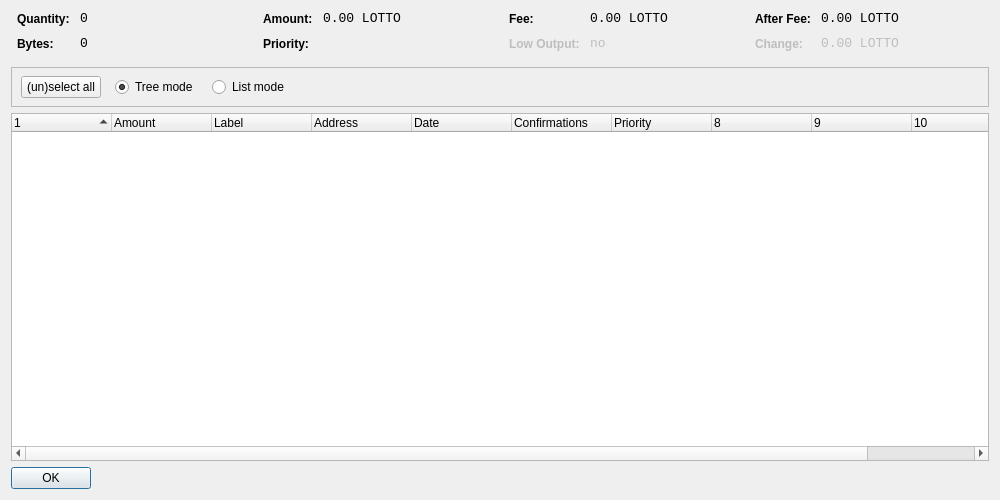
<?xml version="1.0" encoding="UTF-8"?>
<ui version="4.0">
 <class>CoinControlDialog</class>
 <widget class="QDialog" name="CoinControlDialog">
  <property name="geometry">
   <rect>
    <x>0</x>
    <y>0</y>
    <width>1000</width>
    <height>500</height>
   </rect>
  </property>
  <property name="windowTitle">
   <string>Coin Control</string>
  </property>
  <layout class="QVBoxLayout" name="verticalLayout">
   <item>
    <layout class="QHBoxLayout" name="horizontalLayoutTop" stretch="0,0,0,0">
     <property name="topMargin">
      <number>0</number>
     </property>
     <property name="bottomMargin">
      <number>10</number>
     </property>
     <item>
      <layout class="QFormLayout" name="formLayoutCoinControl1">
       <property name="horizontalSpacing">
        <number>10</number>
       </property>
       <property name="verticalSpacing">
        <number>10</number>
       </property>
       <property name="leftMargin">
        <number>6</number>
       </property>
       <property name="rightMargin">
        <number>6</number>
       </property>
       <item row="0" column="0">
        <widget class="QLabel" name="labelCoinControlQuantityText">
         <property name="styleSheet">
          <string notr="true">font-weight:bold;</string>
         </property>
         <property name="text">
          <string>Quantity:</string>
         </property>
        </widget>
       </item>
       <item row="0" column="1">
        <widget class="QLabel" name="labelCoinControlQuantity">
         <property name="font">
          <font>
           <family>Monospace</family>
           <pointsize>10</pointsize>
          </font>
         </property>
         <property name="cursor">
          <cursorShape>IBeamCursor</cursorShape>
         </property>
         <property name="contextMenuPolicy">
          <enum>Qt::ActionsContextMenu</enum>
         </property>
         <property name="text">
          <string notr="true">0</string>
         </property>
         <property name="textInteractionFlags">
          <set>Qt::LinksAccessibleByMouse|Qt::TextSelectableByKeyboard|Qt::TextSelectableByMouse</set>
         </property>
        </widget>
       </item>
       <item row="1" column="0">
        <widget class="QLabel" name="labelCoinControlBytesText">
         <property name="styleSheet">
          <string notr="true">font-weight:bold;</string>
         </property>
         <property name="text">
          <string>Bytes:</string>
         </property>
        </widget>
       </item>
       <item row="1" column="1">
        <widget class="QLabel" name="labelCoinControlBytes">
         <property name="font">
          <font>
           <family>Monospace</family>
           <pointsize>10</pointsize>
          </font>
         </property>
         <property name="cursor">
          <cursorShape>IBeamCursor</cursorShape>
         </property>
         <property name="contextMenuPolicy">
          <enum>Qt::ActionsContextMenu</enum>
         </property>
         <property name="text">
          <string notr="true">0</string>
         </property>
         <property name="textInteractionFlags">
          <set>Qt::LinksAccessibleByMouse|Qt::TextSelectableByKeyboard|Qt::TextSelectableByMouse</set>
         </property>
        </widget>
       </item>
      </layout>
     </item>
     <item>
      <layout class="QFormLayout" name="formLayoutCoinControl2">
       <property name="horizontalSpacing">
        <number>10</number>
       </property>
       <property name="verticalSpacing">
        <number>10</number>
       </property>
       <property name="leftMargin">
        <number>6</number>
       </property>
       <property name="rightMargin">
        <number>6</number>
       </property>
       <item row="0" column="0">
        <widget class="QLabel" name="labelCoinControlAmountText">
         <property name="styleSheet">
          <string notr="true">font-weight:bold;</string>
         </property>
         <property name="text">
          <string>Amount:</string>
         </property>
        </widget>
       </item>
       <item row="0" column="1">
        <widget class="QLabel" name="labelCoinControlAmount">
         <property name="font">
          <font>
           <family>Monospace</family>
           <pointsize>10</pointsize>
          </font>
         </property>
         <property name="cursor">
          <cursorShape>IBeamCursor</cursorShape>
         </property>
         <property name="contextMenuPolicy">
          <enum>Qt::ActionsContextMenu</enum>
         </property>
         <property name="text">
          <string notr="true">0.00 LOTTO</string>
         </property>
         <property name="textInteractionFlags">
          <set>Qt::LinksAccessibleByMouse|Qt::TextSelectableByKeyboard|Qt::TextSelectableByMouse</set>
         </property>
        </widget>
       </item>
       <item row="1" column="0">
        <widget class="QLabel" name="labelCoinControlPriorityText">
         <property name="styleSheet">
          <string notr="true">font-weight:bold;</string>
         </property>
         <property name="text">
          <string>Priority:</string>
         </property>
        </widget>
       </item>
       <item row="1" column="1">
        <widget class="QLabel" name="labelCoinControlPriority">
         <property name="font">
          <font>
           <family>Monospace</family>
           <pointsize>10</pointsize>
          </font>
         </property>
         <property name="cursor">
          <cursorShape>IBeamCursor</cursorShape>
         </property>
         <property name="contextMenuPolicy">
          <enum>Qt::ActionsContextMenu</enum>
         </property>
         <property name="text">
          <string/>
         </property>
         <property name="textInteractionFlags">
          <set>Qt::LinksAccessibleByMouse|Qt::TextSelectableByKeyboard|Qt::TextSelectableByMouse</set>
         </property>
        </widget>
       </item>
      </layout>
     </item>
     <item>
      <layout class="QFormLayout" name="formLayoutCoinControl3">
       <property name="horizontalSpacing">
        <number>10</number>
       </property>
       <property name="verticalSpacing">
        <number>10</number>
       </property>
       <property name="leftMargin">
        <number>6</number>
       </property>
       <property name="rightMargin">
        <number>6</number>
       </property>
       <item row="0" column="0">
        <widget class="QLabel" name="labelCoinControlFeeText">
         <property name="styleSheet">
          <string notr="true">font-weight:bold;</string>
         </property>
         <property name="text">
          <string>Fee:</string>
         </property>
        </widget>
       </item>
       <item row="0" column="1">
        <widget class="QLabel" name="labelCoinControlFee">
         <property name="font">
          <font>
           <family>Monospace</family>
           <pointsize>10</pointsize>
          </font>
         </property>
         <property name="cursor">
          <cursorShape>IBeamCursor</cursorShape>
         </property>
         <property name="contextMenuPolicy">
          <enum>Qt::ActionsContextMenu</enum>
         </property>
         <property name="text">
          <string notr="true">0.00 LOTTO</string>
         </property>
         <property name="textInteractionFlags">
          <set>Qt::LinksAccessibleByMouse|Qt::TextSelectableByKeyboard|Qt::TextSelectableByMouse</set>
         </property>
        </widget>
       </item>
       <item row="1" column="0">
        <widget class="QLabel" name="labelCoinControlLowOutputText">
         <property name="enabled">
          <bool>false</bool>
         </property>
         <property name="styleSheet">
          <string notr="true">font-weight:bold;</string>
         </property>
         <property name="text">
          <string>Low Output:</string>
         </property>
        </widget>
       </item>
       <item row="1" column="1">
        <widget class="QLabel" name="labelCoinControlLowOutput">
         <property name="enabled">
          <bool>false</bool>
         </property>
         <property name="font">
          <font>
           <family>Monospace</family>
           <pointsize>10</pointsize>
          </font>
         </property>
         <property name="cursor">
          <cursorShape>IBeamCursor</cursorShape>
         </property>
         <property name="contextMenuPolicy">
          <enum>Qt::ActionsContextMenu</enum>
         </property>
         <property name="text">
          <string notr="true">no</string>
         </property>
         <property name="textInteractionFlags">
          <set>Qt::LinksAccessibleByMouse|Qt::TextSelectableByKeyboard|Qt::TextSelectableByMouse</set>
         </property>
        </widget>
       </item>
      </layout>
     </item>
     <item>
      <layout class="QFormLayout" name="formLayoutCoinControl4">
       <property name="horizontalSpacing">
        <number>10</number>
       </property>
       <property name="verticalSpacing">
        <number>10</number>
       </property>
       <property name="leftMargin">
        <number>6</number>
       </property>
       <property name="rightMargin">
        <number>6</number>
       </property>
       <item row="0" column="0">
        <widget class="QLabel" name="labelCoinControlAfterFeeText">
         <property name="styleSheet">
          <string notr="true">font-weight:bold;</string>
         </property>
         <property name="text">
          <string>After Fee:</string>
         </property>
        </widget>
       </item>
       <item row="0" column="1">
        <widget class="QLabel" name="labelCoinControlAfterFee">
         <property name="font">
          <font>
           <family>Monospace</family>
           <pointsize>10</pointsize>
          </font>
         </property>
         <property name="cursor">
          <cursorShape>IBeamCursor</cursorShape>
         </property>
         <property name="contextMenuPolicy">
          <enum>Qt::ActionsContextMenu</enum>
         </property>
         <property name="text">
          <string notr="true">0.00 LOTTO</string>
         </property>
         <property name="textInteractionFlags">
          <set>Qt::LinksAccessibleByMouse|Qt::TextSelectableByKeyboard|Qt::TextSelectableByMouse</set>
         </property>
        </widget>
       </item>
       <item row="1" column="0">
        <widget class="QLabel" name="labelCoinControlChangeText">
         <property name="enabled">
          <bool>false</bool>
         </property>
         <property name="styleSheet">
          <string notr="true">font-weight:bold;</string>
         </property>
         <property name="text">
          <string>Change:</string>
         </property>
        </widget>
       </item>
       <item row="1" column="1">
        <widget class="QLabel" name="labelCoinControlChange">
         <property name="enabled">
          <bool>false</bool>
         </property>
         <property name="font">
          <font>
           <family>Monospace</family>
           <pointsize>10</pointsize>
          </font>
         </property>
         <property name="cursor">
          <cursorShape>IBeamCursor</cursorShape>
         </property>
         <property name="contextMenuPolicy">
          <enum>Qt::ActionsContextMenu</enum>
         </property>
         <property name="text">
          <string notr="true">0.00 LOTTO</string>
         </property>
         <property name="textInteractionFlags">
          <set>Qt::LinksAccessibleByMouse|Qt::TextSelectableByKeyboard|Qt::TextSelectableByMouse</set>
         </property>
        </widget>
       </item>
      </layout>
     </item>
    </layout>
   </item>
   <item>
    <widget class="QFrame" name="frame">
     <property name="minimumSize">
      <size>
       <width>0</width>
       <height>40</height>
      </size>
     </property>
     <property name="frameShape">
      <enum>QFrame::StyledPanel</enum>
     </property>
     <property name="frameShadow">
      <enum>QFrame::Sunken</enum>
     </property>
     <widget class="QWidget" name="horizontalLayoutWidget">
      <property name="geometry">
       <rect>
        <x>10</x>
        <y>0</y>
        <width>781</width>
        <height>41</height>
       </rect>
      </property>
      <layout class="QHBoxLayout" name="horizontalLayoutPanel" stretch="0,0,0,0,0">
       <property name="spacing">
        <number>14</number>
       </property>
       <item>
        <widget class="QPushButton" name="pushButtonSelectAll">
         <property name="sizePolicy">
          <sizepolicy hsizetype="Maximum" vsizetype="Fixed">
           <horstretch>0</horstretch>
           <verstretch>0</verstretch>
          </sizepolicy>
         </property>
         <property name="text">
          <string>(un)select all</string>
         </property>
        </widget>
       </item>
       <item>
        <widget class="QRadioButton" name="radioTreeMode">
         <property name="sizePolicy">
          <sizepolicy hsizetype="Maximum" vsizetype="Fixed">
           <horstretch>0</horstretch>
           <verstretch>0</verstretch>
          </sizepolicy>
         </property>
         <property name="text">
          <string>Tree mode</string>
         </property>
         <property name="checked">
          <bool>true</bool>
         </property>
        </widget>
       </item>
       <item>
        <widget class="QRadioButton" name="radioListMode">
         <property name="sizePolicy">
          <sizepolicy hsizetype="Maximum" vsizetype="Fixed">
           <horstretch>0</horstretch>
           <verstretch>0</verstretch>
          </sizepolicy>
         </property>
         <property name="text">
          <string>List mode</string>
         </property>
        </widget>
       </item>
       <item>
        <spacer name="horizontalSpacer">
         <property name="orientation">
          <enum>Qt::Horizontal</enum>
         </property>
         <property name="sizeHint" stdset="0">
          <size>
           <width>40</width>
           <height>20</height>
          </size>
         </property>
        </spacer>
       </item>
      </layout>
     </widget>
    </widget>
   </item>
   <item>
    <widget class="CoinControlTreeWidget" name="treeWidget">
     <property name="contextMenuPolicy">
      <enum>Qt::CustomContextMenu</enum>
     </property>
     <property name="sortingEnabled">
      <bool>false</bool>
     </property>
     <property name="columnCount">
      <number>11</number>
     </property>
     <attribute name="headerShowSortIndicator" stdset="0">
      <bool>true</bool>
     </attribute>
     <attribute name="headerStretchLastSection">
      <bool>false</bool>
     </attribute>
     <column>
      <property name="text">
       <string/>
      </property>
     </column>
     <column>
      <property name="text">
       <string>Amount</string>
      </property>
     </column>
     <column>
      <property name="text">
       <string>Label</string>
      </property>
     </column>
     <column>
      <property name="text">
       <string>Address</string>
      </property>
     </column>
     <column>
      <property name="text">
       <string>Date</string>
      </property>
     </column>
     <column>
      <property name="text">
       <string>Confirmations</string>
      </property>
      <property name="toolTip">
       <string>Confirmed</string>
      </property>
     </column>
     <column>
      <property name="text">
       <string>Priority</string>
      </property>
     </column>
     <column>
      <property name="text">
       <string/>
      </property>
     </column>
     <column>
      <property name="text">
       <string/>
      </property>
     </column>
     <column>
      <property name="text">
       <string/>
      </property>
     </column>
     <column>
      <property name="text">
       <string/>
      </property>
     </column>
    </widget>
   </item>
   <item>
    <widget class="QDialogButtonBox" name="buttonBox">
     <property name="sizePolicy">
      <sizepolicy hsizetype="Maximum" vsizetype="Fixed">
       <horstretch>0</horstretch>
       <verstretch>0</verstretch>
      </sizepolicy>
     </property>
     <property name="orientation">
      <enum>Qt::Horizontal</enum>
     </property>
     <property name="standardButtons">
      <set>QDialogButtonBox::Ok</set>
     </property>
    </widget>
   </item>
  </layout>
 </widget>
 <customwidgets>
  <customwidget>
   <class>CoinControlTreeWidget</class>
   <extends>QTreeWidget</extends>
   <header>coincontroltreewidget.h</header>
  </customwidget>
 </customwidgets>
 <resources/>
 <connections/>
</ui>
